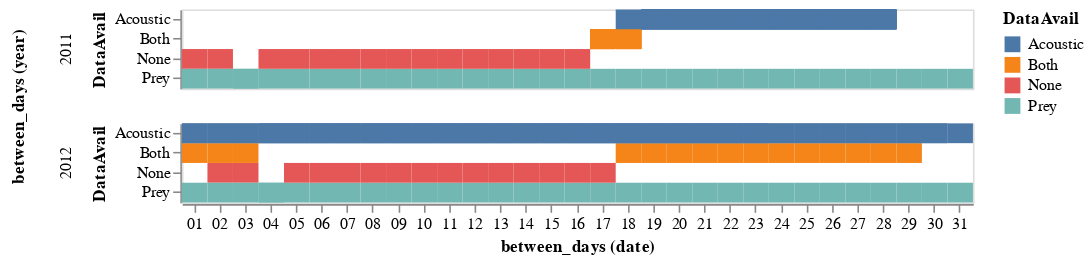

Notebook code for this chart:
### Code cell
# plot prey and acoustic data availability in Jan and Feb
alt.Chart(CCB_fake).mark_rect().encode(
    x = alt.X('date(between_days):O'), # dif btwn year(btwn_days) and btwndays, timUnit
    y = alt.Y('DataAvail:N'),
    color = 'DataAvail:N'
).properties(
    width = 500,
    height = 50
).facet(
    row = 'year(between_days)')

### Figure 1 — Vega-Lite specification as saved in the notebook (floating-point values rounded to 4 significant figures; data arrays with more than 128 entries replaced by an {"elided": "..."} marker saying what was removed)
{"config": {"view": {"continuousWidth": 400, "continuousHeight": 300}}, "data": {"name": "data-668ca22b7d62a93f729130cf0f88c7a8"}, "facet": {"row": {"type": "temporal", "field": "between_days", "timeUnit": "year"}}, "spec": {"mark": "rect", "encoding": {"color": {"type": "nominal", "field": "DataAvail"}, "x": {"type": "ordinal", "field": "between_days", "timeUnit": "date"}, "y": {"type": "nominal", "field": "DataAvail"}}, "height": 50, "width": 500}, "$schema": "https://vega.github.io/schema/vega-lite/v4.8.1.json", "datasets": {"data-668ca22b7d62a93f729130cf0f88c7a8": {"elided": "286 records"}}}
